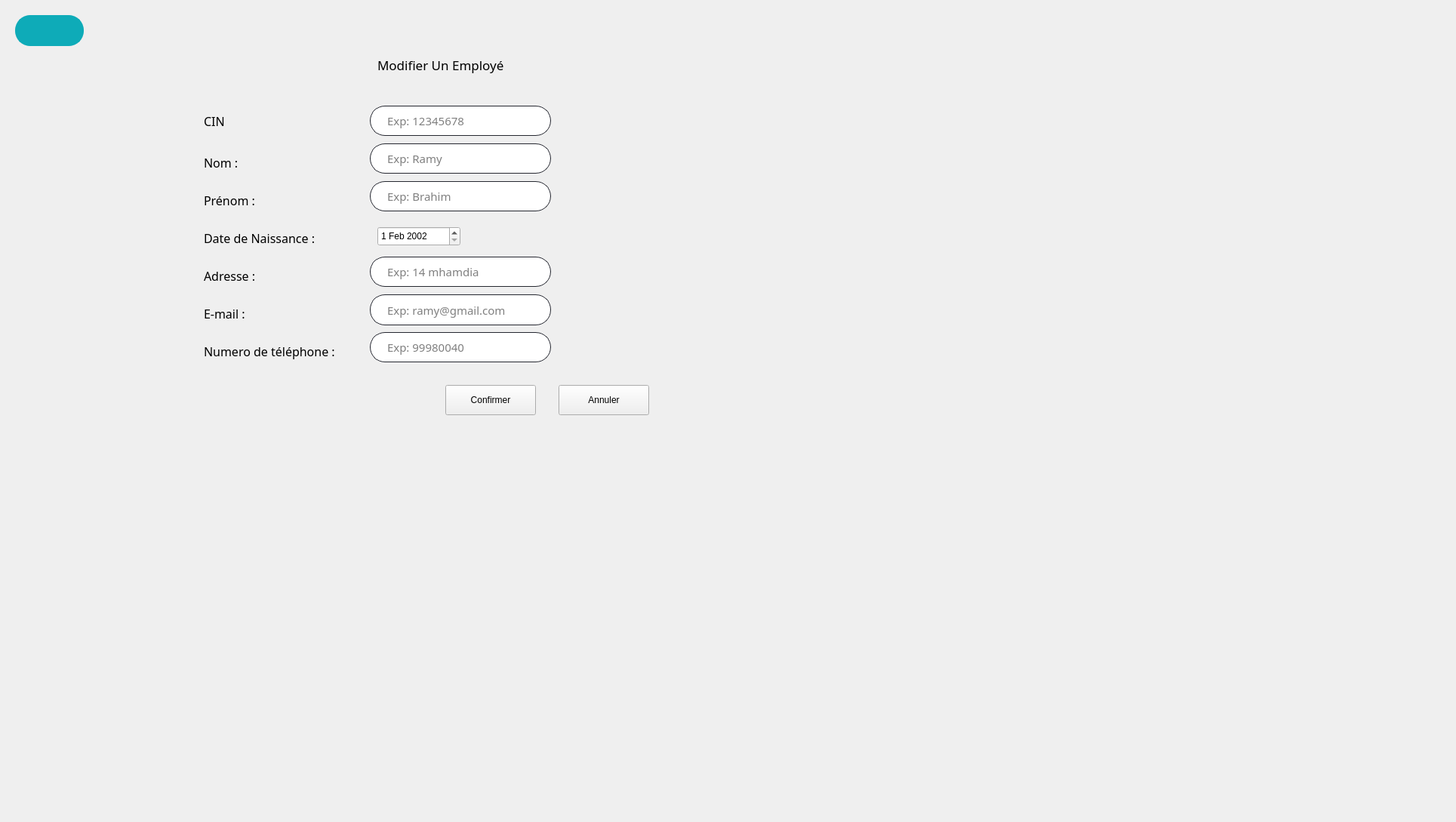
      <widget class="QWidget" name="ModifierEmploye">
       <attribute name="title">
        <string>Modifier Employe</string>
       </attribute>
       <widget class="QLabel" name="modifEmpBack">
        <property name="geometry">
         <rect>
          <x>0</x>
          <y>0</y>
          <width>1920</width>
          <height>1080</height>
         </rect>
        </property>
        <property name="text">
         <string/>
        </property>
        <property name="pixmap">
         <pixmap resource="res.qrc">:/img/back_empty.png</pixmap>
        </property>
       </widget>
       <widget class="QPushButton" name="pushButton">
        <property name="geometry">
         <rect>
          <x>740</x>
          <y>510</y>
          <width>120</width>
          <height>40</height>
         </rect>
        </property>
        <property name="text">
         <string>Annuler</string>
        </property>
        <property name="icon">
         <iconset>
          <normaloff>../../../OneDrive/Bureau/GestionEmp/ajouterclient hya asa7 wahda/redmark.png</normaloff>../../../OneDrive/Bureau/GestionEmp/ajouterclient hya asa7 wahda/redmark.png</iconset>
        </property>
       </widget>
       <widget class="QLineEdit" name="nomEmpModifBox">
        <property name="geometry">
         <rect>
          <x>490</x>
          <y>190</y>
          <width>240</width>
          <height>40</height>
         </rect>
        </property>
        <property name="font">
         <font>
          <family>OpenSymbol</family>
          <pointsize>11</pointsize>
         </font>
        </property>
        <property name="styleSheet">
         <string notr="true">QLineEdit {
border: 1px solid rgb(37,39,48);
border-radius: 20px;
padding-left:20px;
padding-right:20px;
}
QLineEdit:hover{
	border: 2px solid rgb(222, 221, 218)
}
QLineEdit:focus{
	border: 2px solid rgb(154, 208, 236)
}</string>
        </property>
        <property name="placeholderText">
         <string>Exp: Ramy</string>
        </property>
       </widget>
       <widget class="QLineEdit" name="emailModifEmpBox">
        <property name="geometry">
         <rect>
          <x>490</x>
          <y>390</y>
          <width>240</width>
          <height>41</height>
         </rect>
        </property>
        <property name="font">
         <font>
          <family>OpenSymbol</family>
          <pointsize>11</pointsize>
         </font>
        </property>
        <property name="styleSheet">
         <string notr="true">QLineEdit {
border: 1px solid rgb(37,39,48);
border-radius: 20px;
padding-left:20px;
padding-right:20px;
}
QLineEdit:hover{
	border: 2px solid rgb(222, 221, 218)
}
QLineEdit:focus{
	border: 2px solid rgb(154, 208, 236)
}</string>
        </property>
        <property name="placeholderText">
         <string>Exp: ramy@gmail.com</string>
        </property>
       </widget>
       <widget class="QLabel" name="textCINMODIF">
        <property name="geometry">
         <rect>
          <x>270</x>
          <y>120</y>
          <width>111</width>
          <height>81</height>
         </rect>
        </property>
        <property name="font">
         <font>
          <family>OpenSymbol</family>
          <pointsize>12</pointsize>
         </font>
        </property>
        <property name="text">
         <string>CIN</string>
        </property>
       </widget>
       <widget class="QLabel" name="textModifNom">
        <property name="geometry">
         <rect>
          <x>270</x>
          <y>200</y>
          <width>181</width>
          <height>31</height>
         </rect>
        </property>
        <property name="font">
         <font>
          <family>OpenSymbol</family>
          <pointsize>12</pointsize>
         </font>
        </property>
        <property name="text">
         <string>Nom :</string>
        </property>
       </widget>
       <widget class="QLabel" name="textAdresseModifEmp">
        <property name="geometry">
         <rect>
          <x>270</x>
          <y>350</y>
          <width>181</width>
          <height>31</height>
         </rect>
        </property>
        <property name="font">
         <font>
          <family>OpenSymbol</family>
          <pointsize>12</pointsize>
         </font>
        </property>
        <property name="text">
         <string>Adresse :</string>
        </property>
       </widget>
       <widget class="QLabel" name="textDateEmpModif">
        <property name="geometry">
         <rect>
          <x>270</x>
          <y>300</y>
          <width>181</width>
          <height>31</height>
         </rect>
        </property>
        <property name="font">
         <font>
          <family>OpenSymbol</family>
          <pointsize>12</pointsize>
         </font>
        </property>
        <property name="text">
         <string>Date de Naissance :</string>
        </property>
       </widget>
       <widget class="QLabel" name="textModifEmppreonom">
        <property name="geometry">
         <rect>
          <x>270</x>
          <y>250</y>
          <width>181</width>
          <height>31</height>
         </rect>
        </property>
        <property name="font">
         <font>
          <family>OpenSymbol</family>
          <pointsize>12</pointsize>
         </font>
        </property>
        <property name="text">
         <string>Prénom :</string>
        </property>
       </widget>
       <widget class="QLineEdit" name="cinBoxModif">
        <property name="geometry">
         <rect>
          <x>490</x>
          <y>140</y>
          <width>240</width>
          <height>40</height>
         </rect>
        </property>
        <property name="font">
         <font>
          <family>OpenSymbol</family>
          <pointsize>11</pointsize>
         </font>
        </property>
        <property name="styleSheet">
         <string notr="true">QLineEdit {
border: 1px solid rgb(37,39,48);
border-radius: 20px;
padding-left:20px;
padding-right:20px;
}
QLineEdit:hover{
	border: 2px solid rgb(222, 221, 218)
}
QLineEdit:focus{
	border: 2px solid rgb(154, 208, 236)
}</string>
        </property>
        <property name="text">
         <string/>
        </property>
        <property name="placeholderText">
         <string>Exp: 12345678</string>
        </property>
       </widget>
       <widget class="QLabel" name="textNumTelEmpModif">
        <property name="geometry">
         <rect>
          <x>270</x>
          <y>450</y>
          <width>201</width>
          <height>31</height>
         </rect>
        </property>
        <property name="font">
         <font>
          <family>OpenSymbol</family>
          <pointsize>12</pointsize>
         </font>
        </property>
        <property name="text">
         <string>Numero de téléphone :</string>
        </property>
       </widget>
       <widget class="QLabel" name="textEmailEmpModif">
        <property name="geometry">
         <rect>
          <x>270</x>
          <y>400</y>
          <width>181</width>
          <height>31</height>
         </rect>
        </property>
        <property name="font">
         <font>
          <family>OpenSymbol</family>
          <pointsize>12</pointsize>
         </font>
        </property>
        <property name="text">
         <string>E-mail :</string>
        </property>
       </widget>
       <widget class="QLineEdit" name="addressModifEmpBox">
        <property name="geometry">
         <rect>
          <x>490</x>
          <y>340</y>
          <width>240</width>
          <height>40</height>
         </rect>
        </property>
        <property name="font">
         <font>
          <family>OpenSymbol</family>
          <pointsize>11</pointsize>
         </font>
        </property>
        <property name="styleSheet">
         <string notr="true">QLineEdit {
border: 1px solid rgb(37,39,48);
border-radius: 20px;
padding-left:20px;
padding-right:20px;
}
QLineEdit:hover{
	border: 2px solid rgb(222, 221, 218)
}
QLineEdit:focus{
	border: 2px solid rgb(154, 208, 236)
}</string>
        </property>
        <property name="placeholderText">
         <string>Exp: 14 mhamdia</string>
        </property>
       </widget>
       <widget class="QLineEdit" name="numTelModifBoxEmp">
        <property name="geometry">
         <rect>
          <x>490</x>
          <y>440</y>
          <width>240</width>
          <height>40</height>
         </rect>
        </property>
        <property name="font">
         <font>
          <family>OpenSymbol</family>
          <pointsize>11</pointsize>
         </font>
        </property>
        <property name="styleSheet">
         <string notr="true">QLineEdit {
border: 1px solid rgb(37,39,48);
border-radius: 20px;
padding-left:20px;
padding-right:20px;
}
QLineEdit:hover{
	border: 2px solid rgb(222, 221, 218)
}
QLineEdit:focus{
	border: 2px solid rgb(154, 208, 236)
}</string>
        </property>
        <property name="placeholderText">
         <string>Exp: 99980040</string>
        </property>
       </widget>
       <widget class="QDateEdit" name="dateBoxModifEmp">
        <property name="geometry">
         <rect>
          <x>500</x>
          <y>300</y>
          <width>110</width>
          <height>26</height>
         </rect>
        </property>
        <property name="date">
         <date>
          <year>2002</year>
          <month>2</month>
          <day>1</day>
         </date>
        </property>
       </widget>
       <widget class="QPushButton" name="confirmerBoxEmpModif">
        <property name="geometry">
         <rect>
          <x>590</x>
          <y>510</y>
          <width>120</width>
          <height>40</height>
         </rect>
        </property>
        <property name="text">
         <string>Confirmer</string>
        </property>
        <property name="icon">
         <iconset>
          <normaloff>../../../OneDrive/Bureau/GestionEmp/ajouterclient hya asa7 wahda/greenmark.png</normaloff>../../../OneDrive/Bureau/GestionEmp/ajouterclient hya asa7 wahda/greenmark.png</iconset>
        </property>
       </widget>
       <widget class="QLineEdit" name="prenomEmpModifBox">
        <property name="geometry">
         <rect>
          <x>490</x>
          <y>240</y>
          <width>240</width>
          <height>40</height>
         </rect>
        </property>
        <property name="font">
         <font>
          <family>OpenSymbol</family>
          <pointsize>11</pointsize>
         </font>
        </property>
        <property name="styleSheet">
         <string notr="true">QLineEdit {
border: 1px solid rgb(37,39,48);
border-radius: 20px;
padding-left:20px;
padding-right:20px;
}
QLineEdit:hover{
	border: 2px solid rgb(222, 221, 218)
}
QLineEdit:focus{
	border: 2px solid rgb(154, 208, 236)
}</string>
        </property>
        <property name="placeholderText">
         <string>Exp: Brahim</string>
        </property>
       </widget>
       <widget class="QPushButton" name="returnModifEmp">
        <property name="geometry">
         <rect>
          <x>20</x>
          <y>20</y>
          <width>91</width>
          <height>41</height>
         </rect>
        </property>
        <property name="styleSheet">
         <string notr="true">/* Styles généraux du bouton */
QPushButton {
    background-color: #0EABB8; /* Bleu clair pour représenter l'eau */
    border: 2px solid #0EABB8; /* Bordure bleue */
    color: #ffffff; /* Texte blanc */
    padding: 15px 25px; /* Espacement intérieur */
    font-size: 18px; /* Taille de la police */
    font-weight: bold; /* Police en gras */
    border-radius: 20px; /* Bordure arrondie */
    outline: none; /* Supprime la bordure de focus */
    position: relative; /* Position relative pour les pseudo-éléments */
    overflow: hidden; /* Cache le contenu débordant */
    transition: background-color 0.3s, color 0.3s; /* Transition des couleurs */
}

/* Style au survol du bouton */
QPushButton:hover {
    background-color: #03a9fc; /* Fond devient blanc */
    color: #0EABB8; /* Texte devient bleu clair */
}

/* Style au clic du bouton */
QPushButton:pressed {
    background-color: #1e4c6f; /* Bleu foncé lors du clic */
    color: #f8f8f8; /* Texte blanc lors du clic */
}

/* Animation pour le pseudo-élément :after */
QPushButton::after {
    content: ''; /* Contenu vide */
    position: absolute; /* Position absolue */
    width: 100%; /* Largeur à 100% */
    height: 100%; /* Hauteur à 100% */
    background-color: rgba(255, 255, 255, 0.3); /* Fond semi-transparent */
    top: 50%; /* Positionnement au centre vertical */
    left: 50%; /* Positionnement au centre horizontal */
    border-radius: 50%; /* Bordure arrondie */
    transform: translate(-50%, -50%) scale(0); /* Réduit l'échelle à 0 */
    transition: transform 0.5s ease; /* Transition de l'échelle */
}

/* Animation au survol du bouton */
QPushButton:hover::after {
    transform: translate(-50%, -50%) scale(2); /* Augmente l'échelle à 2 */
}</string>
        </property>
        <property name="text">
         <string/>
        </property>
        <property name="icon">
         <iconset resource="res.qrc">
          <normaloff>:/img/return.png</normaloff>:/img/return.png</iconset>
        </property>
        <property name="iconSize">
         <size>
          <width>35</width>
          <height>35</height>
         </size>
        </property>
        <property name="shortcut">
         <string>Backspace</string>
        </property>
       </widget>
       <widget class="QLabel" name="label_2">
        <property name="geometry">
         <rect>
          <x>500</x>
          <y>50</y>
          <width>281</width>
          <height>71</height>
         </rect>
        </property>
        <property name="font">
         <font>
          <family>MS Reference Sans Serif</family>
          <pointsize>13</pointsize>
          <weight>50</weight>
          <bold>false</bold>
         </font>
        </property>
        <property name="text">
         <string>Modifier Un Employé</string>
        </property>
       </widget>
      </widget>
